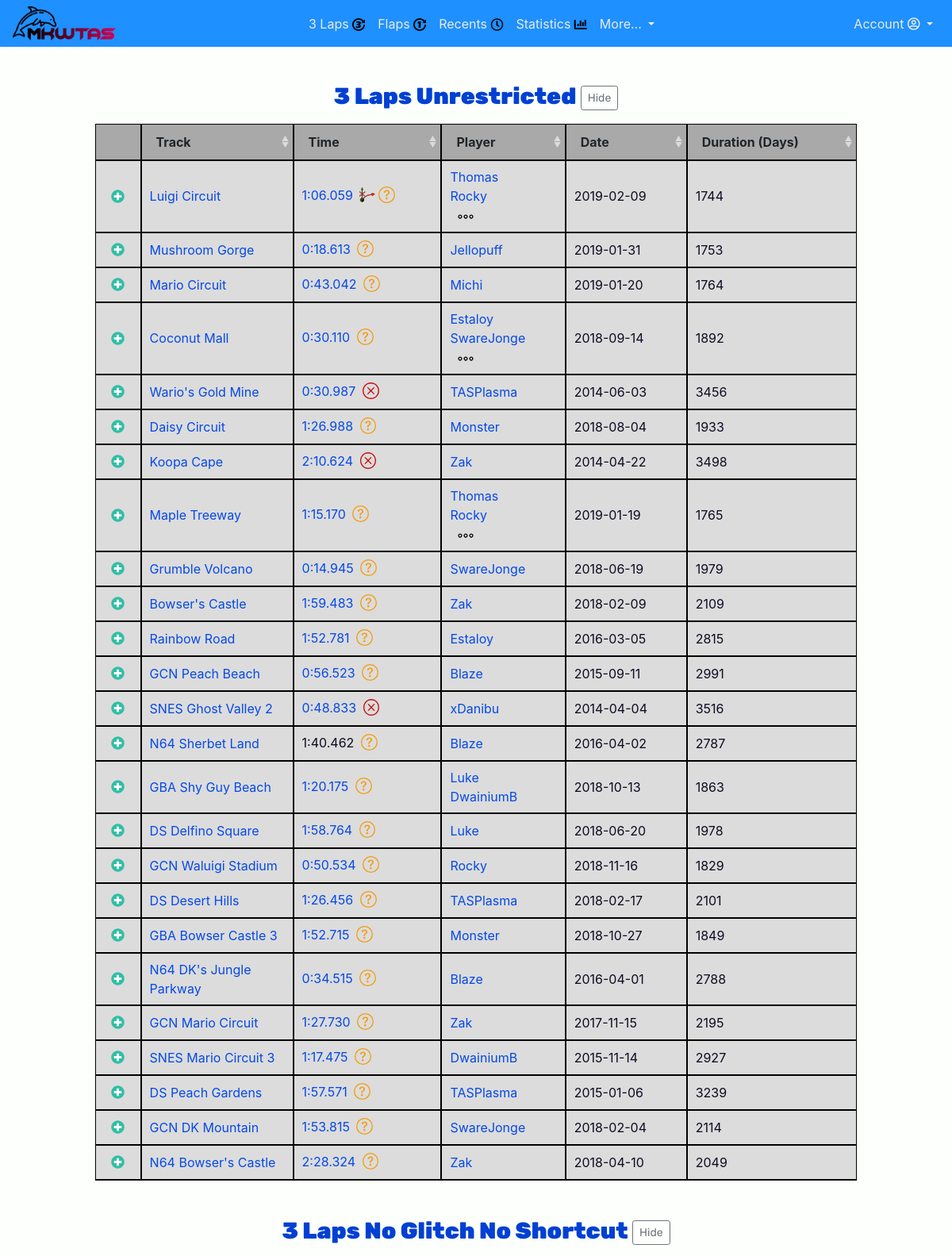
The app's page /3laps.php (upper part) with its own data.
### tables this page shows
CREATE TABLE `track` (
  `id_track` int(11) NOT NULL,
  `name_track` varchar(30) NOT NULL
);

CREATE TABLE `player` (
  `id_player` int(11) NOT NULL,
  `name_player` varchar(16) NOT NULL,
  `country` varchar(2) NOT NULL DEFAULT '00'
);

### php_scripts/authentication/functions.php (called while the page is built, shortened)
<?php
function isUserAdmin(){
    if(isset($_SESSION['user_id'])){
        return (array_key_exists($_SESSION['user_id'], DISCORD_ADMINS));
    } else{
        return false;
    }
}
?>

### php_scripts/db_requests.php (called while the page is built, shortened)
<?php
$getBktFromCategory = $bdd->prepare('SELECT *
,RIGHT(duree, LENGTH(duree) - 4) AS time_record
,(
	SELECT RIGHT(TIMEDIFF(r.time_record, b.duree), LENGTH(b.duree) - 4)
	FROM record r
	WHERE b.duree < r.time_record
		AND r.type_record = b.type_record
		AND r.id_track = b.id_track
	ORDER BY r.time_record ASC limit 1
	) cut
,(
	SELECT r.link
	FROM record r
	WHERE b.duree < r.time_record
		AND r.type_record = b.type_record
		AND r.id_track = b.id_track
	ORDER BY r.time_record ASC limit 1
	) prev_lien
FROM (
SELECT RIGHT(lap1, LENGTH(lap1) - 6) AS lap1
	,RIGHT(lap2, LENGTH(lap2) - 6) AS lap2
	,RIGHT(lap3, LENGTH(lap3) - 6) AS lap3
	,name_track
	,time_record AS duree
	,date_record
	,DATEDIFF(CURRENT_DATE (), date_record) AS duration
	,type_record
	,link
	,charac
	,date_option
	,flap_no_bkt
	,vehicle
	,is_supergrind
	,r.id_track
	,r.id_tag
	,rt.NAME AS tag_name
	,r.id_record AS id_record
FROM record AS r
INNER JOIN record_with_players AS p ON r.id_record = p.id_record
INNER JOIN player AS j ON p.id_player = j.id_player
INNER JOIN track AS c ON r.id_track = c.id_track
INNER JOIN record_tags AS rt ON r.id_tag = rt.id_record_tags
INNER JOIN (
	SELECT MIN(time_record) AS best_temps
	FROM record AS re
	WHERE type_record = ?
	GROUP BY re.id_track
	) r ON time_record = r.best_temps
WHERE type_record = ?
GROUP BY c.id_track
ORDER BY c.id_track
) b
');
$getPlayersFromTAS = $bdd->prepare('SELECT name_player
FROM player AS j
INNER JOIN record_with_players AS p ON j.id_player = p.id_player
WHERE id_record IN (
		SELECT id_record
		FROM record_with_players
		WHERE id_record = ?
		)
');

### php_includes/imports.php (called while the page is built, shortened)
<?php
require "constant.php";
require PHP_SCRIPTS . "db_requests.php";
require AUTHENT_SCRIPTS . "functions.php";
?>

### php_includes/constant.php (called while the page is built, shortened)
<?php
$unverifiedDesc = "This run is unconfirmed to sync on a console.";
$invalidDesc = "This run does not sync on a console.";

### php_includes/templates/cells/tempPlayers.php (the view)
<td>
    <div class="read-more overflow-hidden">
        <?php
        $getPlayersFromTAS->execute(array($data['id_record']));
        while ($data2 = $getPlayersFromTAS->fetch()) {
            echo "<a href=player.php?name=" . str_replace(' ', '_', $data2['name_player']) . ">" . $data2['name_player'] . "</a></br>";
        }
        ?>
    </div>
</td>

### router.php
<?php
$viewsFolder = "views/";
$url = $_GET['url'];
$url = rtrim($url, '/');
$url = filter_var($url, FILTER_SANITIZE_URL);
$routeRedirect = $viewsFolder . $url;
if(file_exists($routeRedirect)){
    REQUIRE __DIR__ . "/" . $routeRedirect;
} elseif(file_exists($routeRedirect . ".php")) {
    REQUIRE __DIR__ . "/" . $routeRedirect . ".php";
} else {
    REQUIRE __DIR__ . "/" . $viewsFolder . "menu.php";
}

### views/3laps.php (shortened to what this page needs)
<!DOCTYPE html>
<html lang="en">
<?php
include 'php_includes/imports.php';
includeHeader(array(
    'description' => "Discover current best know times in Mario Kart Wii TAS (3 Laps).",
    'title' => "3 Laps TAS - mkwtas"
));
?>
<body>
    <main>
        <?php include 'php_includes/nav.php' ?>
        <div class="main-container">
            <section class="mx-auto tab-container padding-horizontal-container">
                <div class="d-lg-flex justify-content-lg-start align-items-lg-start justify-content-xl-start record-table">
                    <table class="detailRow table table-sm data-table">
                        <caption class="text-center">3 Laps Unrestricted <button type="button" class="btn btn-outline-secondary btn-sm collapsible" onclick="collapseTable(this, 1)">Hide</button></caption>
                        <?php include TEMP_THEAD . 'classic.php' ?>
                        <tbody class="tab1">
                            <?php
                            $getBktFromCategory->execute(array($arrayTextToCategory['classic'], $arrayTextToCategory['classic']));
                            while ($data = $getBktFromCategory->fetch()) {
                            ?>
                                <tr>
                                    <td data-table-type="<?php echo TableType::Classic ?>"></td>
                                    <?php include TEMP_CELLS . 'tempTrack.php' ?>
                                    <?php include TEMP_CELLS . 'tempTime.php' ?>
                                    <?php include TEMP_CELLS . 'tempPlayers.php' ?>
                                    <?php include TEMP_CELLS . 'tempDate.php' ?>
                                    <?php include TEMP_CELLS . 'tempDuration.php' ?>
                                </tr>
                            <?php
                            }
                            ?>
                        </tbody>
                    </table>
                </div>
            </section>
            <section class="mx-auto tab-container padding-horizontal-container">
                <div class="d-lg-flex justify-content-lg-start align-items-lg-start justify-content-xl-start record-table">
                    <table class=" detailRow table table-sm data-table">
                        <caption class="text-center">3 Laps No Glitch No Shortcut <button type="button" class="btn btn-outline-secondary btn-sm collapsible" onclick="collapseTable(this, 2)">Hide</button></caption>
                        <?php include TEMP_THEAD . 'classic.php' ?>
                            <?php
                            $getBktFromCategory->execute(array($arrayTextToCategory['classicNoGlitch'], $arrayTextToCategory['classicNoGlitch']));
                            while ($data = $getBktFromCategory->fetch()) {
                            ?>
                                    <?php include TEMP_CELLS . 'tempTrack.php' ?>
                                    <?php include TEMP_CELLS . 'tempTime.php' ?>
                                    <?php include TEMP_CELLS . 'tempPlayers.php' ?>
                                    <?php include TEMP_CELLS . 'tempDate.php' ?>
                                    <?php include TEMP_CELLS . 'tempDuration.php' ?>
                            <?php
                            }
                            ?>
                    </table>
                </div>
            </section>
                        <?php include TEMP_THEAD . 'classic.php' ?>
                            <?php
                            $getBktFromCategory->execute(array($arrayTextToCategory['classicNoUltra'], $arrayTextToCategory['classicNoUltra']));
                            while ($data = $getBktFromCategory->fetch()) {
                            ?>
                                    <?php include TEMP_CELLS . 'tempTrack.php' ?>
                                    <?php include TEMP_CELLS . 'tempTime.php' ?>
                                    <?php include TEMP_CELLS . 'tempPlayers.php' ?>
                                    <?php include TEMP_CELLS . 'tempDate.php' ?>
                                    <?php include TEMP_CELLS . 'tempDuration.php' ?>
                            <?php
                            }
                            ?>
        </div>
    </main>
</body>
</html>

### php_includes/head.php (shortened to what this page needs)
<head>
    <link rel="stylesheet" href="libs/bootstrap/css/bootstrap.min.css">
    <link rel="stylesheet" href="libs/datatables/css/jquery.dataTables.min.css">
    <link rel="stylesheet" href="libs/datepicker/css/datepicker.min.css">
    <link rel="stylesheet" href="libs/yadcf/css/jquery.dataTables.yadcf.min.css">
    <link rel="stylesheet" href="assets/fontawesome/css/all.css">
    <link rel="stylesheet" href="css/styles.css">
</head>

### php_includes/nav.php (shortened to what this page needs)
<nav class="navbar fixed-top navbar-expand-md main-nav">
    <a href="menu.php"><img src="assets/img/logoNew.png" alt="Site logo" width="130px"></a>
    <div class="collapse navbar-collapse" id="navbarNavDropdown">
        <ul class="navbar-nav navbar-nav-menus">
            <li class="nav-item">
                <a class="nav-link nav_link_main_nav" href="3laps.php">3 Laps
                    <span id="icon_3laps" class="nav-icon"></span>
                </a>
            </li>
            <li class="nav-item">
                <a class="nav-link nav_link_main_nav" href="flaps.php">Flaps
                    <span id="icon_flaps" class="nav-icon"></span>
                </a>
            </li>
            <li class="nav-item">
                <a class="nav-link nav_link_main_nav" href="all.php">Recents
                    <i class="far fa-clock nav-icon"></i>
                </a>
            </li>
            <li class="nav-item">
                <a class="nav-link nav_link_main_nav" href="stats.php">Statistics
                    <i class="fas fa-chart-bar nav-icon"></i>
                </a>
            </li>
            <li class="nav-item dropdown">
                <a class="nav-link nav_link_main_nav dropdown-toggle" href="#" id="navbarDropdownMenuLink" data-toggle="dropdown" aria-haspopup="true" aria-expanded="false">
                    More...
                </a>
            </li>
        </ul>
        <?php
        if (isUserAdmin()) { ?>
            <ul class="navbar-nav">
                <li class="nav-item dropdown">
                    <a class="nav-link nav_link_main_nav dropdown-toggle" href="#" id="navbarDropdownAccountLink" data-toggle="dropdown" aria-haspopup="true" aria-expanded="false">
                        <span id="username-overflow"><?php echo $_SESSION['username'] ?></span>
                        <img class="rounded" width="30px" src="https://cdn.discordapp.com/avatars/<?php $extention = is_animated($_SESSION['user_avatar']);
                                                                                                    echo $_SESSION['user_id'] . "/" . $_SESSION['user_avatar'] . $extention; ?>" />
                    </a>
                    <div class="dropdown-menu dropdown-menu-right" aria-labelledby="navbarDropdownAccountLink">
                        <a class="dropdown-item" href="addTas.php">Add TAS <i class="fas fa-plus-circle"></i></a>
                        <a class="dropdown-item" href="addPlayer.php">Add Player <i class="fas fa-user"></i></a>
                        <a class="dropdown-item" href="php_scripts/authentication/logout.php">Logout <i class="fas fa-sign-out-alt"></i></a>
                    </div>
                </li>
            </ul>
        <?php } else { ?>
            <ul class="navbar-nav">
                <li class="nav-item dropdown">
                    <a class="nav-link nav_link_main_nav dropdown-toggle" href="#" id="navbarDropdownAccountLink" data-toggle="dropdown" aria-haspopup="true" aria-expanded="false">
                        Account <i class="far fa-user-circle"></i>
                    </a>
                </li>
            </ul>
        <?php } ?>
    </div>
</nav>

### php_includes/templates/thead/classic.php (shortened to what this page needs)
<thead>
    <tr class='border-primary'>
        <th></th>
        <th>Track</th>
        <th>Time</th>
        <th>Player</th>
        <th>Date</th>
        <th>Duration (Days)</th>
    </tr>
</thead>

### php_includes/templates/cells/tempTrack.php
<td>
    <?php
    echo "<a href=track.php?name=" . str_replace(' ', '_', $data['name_track']) . "#" . $data['type_record'] . ">" . $data['name_track'] . "</a>";
    ?>
</td>

### php_includes/templates/cells/tempTime.php (shortened to what this page needs)
<td>
    <?php
    if ($data['link'] == '') {
        echo $data['time_record'];
    } else {
        echo "<a href=" . $data['link'] . " target='_blank' rel='noopener'>" . $data['time_record'];
    }
    ?></a>
    <?php
    if ($data['is_supergrind'] == 1) {
        displaySuperGrind();
    }
    if ($data['id_tag'] == 2) {
        echo '<span class="icon-zoom mb-1 ml-1 record_tag_' . $data['tag_name'] . '" data-toggle="popover" tabindex="0" data-trigger="focus" data-content="' . $unverifiedDesc . '" title="' . $data['tag_name'] . '"></span>';
    } elseif ($data['id_tag'] == 3) {
        echo '<span class="icon-zoom mb-1 ml-1 record_tag_' . $data['tag_name'] . '" data-toggle="popover" tabindex="0" data-trigger="focus" data-content="' . $invalidDesc . '" title="' . $data['tag_name'] . '"></span>';
    }
    ?>
</td>

### php_includes/utils.php (shortened to what this page needs)
<?php
function includeHeader($variables) {
    include(PHP_INCLUDES . "head.php");
}
function displaySuperGrind()
{
	echo "<img class='icon-zoom mb-1 ml-1' src='assets/img/supergrind.png' width='20px' data-toggle=\"popover\" tabindex='0' data-trigger='focus' data-content='This run utilises a type of rapid-fire hop exploit called supergrinding, which allows you to lose traction with the ground and build up speed.' title=\"Supergrind\">";
}
?>

### php_includes/templates/cells/tempDate.php
<td><?php
    if (!isset($data['date_record'])) {
        echo "N/A";
    } elseif (isset($data['date_option'])) {
        echo $data['date_option'];
    } else {
        echo $data['date_record'];
    }
    ?>
</td>

### php_includes/templates/cells/tempDuration.php
<td>
    <?php
    if (isset($data['date_option'])) {
        echo "<span class='approx' data-toggle='tooltip' title='Approximate duration '>" . $data['duration'] . "</span>";
    } else {
        echo $data['duration'];
    }
    ?>
</td>

### css/styles.css (style rules this page uses)
body { background-color: #FDFFFC; padding-top: 58px; }
tbody { color: #0e0b21; }
a { color: #0549e7; }
.main-nav { background-color: #1e90ff; }
.main-nav .navbar-nav .nav_link_main_nav { color: #EBEBEB; }
td.details-control { background: url(../assets/img/svg/green-plus.svg) no-repeat center center; background-size: 30%; cursor: pointer; }
table.dataTable tbody td { vertical-align: middle; }
.table.dataTable tbody tr { background-color: #dcdcdc; }
.table thead { background-color: #a9a9a9; }
.table { background-color: #dcdcdc; }
.table td { border: black solid 1.1px !important; }
.table th { border: black solid 1.1px !important; }
.record_tag_Unverified { background-image: url(../assets/img/svg/record_tag_unverified.svg); display: inline-block; width: 1.3em; height: 1.3em; vertical-align: middle; background-size: 100% 100%; }
.record_tag_Invalid { background-image: url(../assets/img/svg/record_tag_invalid.svg); display: inline-block; width: 1.3em; height: 1.3em; vertical-align: middle; background-size: 100% 100%; }
.tab-container { margin: auto; width: 80%; padding-top: 30px; }
.record-table { width: 100%; }
caption { caption-side: top; font-size: 29px; font-family: 'Rubik', sans-serif; font-weight: 900; color: #0040d3; }
#icon_3laps { background-image: url(../assets/img/svg/3laps.svg); }
#icon_flaps { background-image: url(../assets/img/svg/flap.svg); }
.nav-icon { display: inline-block; width: 1em; height: 1em; vertical-align: middle; background-size: 100% 100%; color: #000; }
@media (min-width: 767px) { .navbar-nav-menus { position: relative; margin:0 auto; } }

### records on screen
track: name_track "Luigi Circuit", time_record "1:06.059", date_record "2019-02-09", duration "1744"
player: name_player "Thomas"
player: name_player "Rocky"
track: name_track "Mushroom Gorge", time_record "0:18.613", date_record "2019-01-31", duration "1753"
player: name_player "Jellopuff"
track: name_track "Mario Circuit", time_record "0:43.042", date_record "2019-01-20", duration "1764"
player: name_player "Michi"
track: name_track "Coconut Mall", time_record "0:30.110", date_record "2018-09-14", duration "1892"
player: name_player "Estaloy"
player: name_player "SwareJonge"
track: name_track "Wario's Gold Mine", time_record "0:30.987", date_record "2014-06-03", duration "3456"
player: name_player "TASPlasma"
track: name_track "Daisy Circuit", time_record "1:26.988", date_record "2018-08-04", duration "1933"
player: name_player "Monster"
track: name_track "Koopa Cape", time_record "2:10.624", date_record "2014-04-22", duration "3498"
player: name_player "Zak"
track: name_track "Maple Treeway", time_record "1:15.170", date_record "2019-01-19", duration "1765"
track: name_track "Grumble Volcano", time_record "0:14.945", date_record "2018-06-19", duration "1979"
track: name_track "Bowser's Castle", time_record "1:59.483", date_record "2018-02-09", duration "2109"
track: name_track "Rainbow Road", time_record "1:52.781", date_record "2016-03-05", duration "2815"
track: name_track "GCN Peach Beach", time_record "0:56.523", date_record "2015-09-11", duration "2991"
player: name_player "Blaze"
track: name_track "SNES Ghost Valley 2", time_record "0:48.833", date_record "2014-04-04", duration "3516"
player: name_player "xDanibu"
track: name_track "N64 Sherbet Land", time_record "1:40.462", date_record "2016-04-02", duration "2787"
track: name_track "GBA Shy Guy Beach", time_record "1:20.175", date_record "2018-10-13", duration "1863"
player: name_player "Luke"
player: name_player "DwainiumB"
track: name_track "DS Delfino Square", time_record "1:58.764", date_record "2018-06-20", duration "1978"
track: name_track "GCN Waluigi Stadium", time_record "0:50.534", date_record "2018-11-16", duration "1829"
track: name_track "DS Desert Hills", time_record "1:26.456", date_record "2018-02-17", duration "2101"
track: name_track "GBA Bowser Castle 3", time_record "1:52.715", date_record "2018-10-27", duration "1849"
track: name_track "N64 DK's Jungle Parkway", time_record "0:34.515", date_record "2016-04-01", duration "2788"
track: name_track "GCN Mario Circuit", time_record "1:27.730", date_record "2017-11-15", duration "2195"
track: name_track "SNES Mario Circuit 3", time_record "1:17.475", date_record "2015-11-14", duration "2927"
track: name_track "DS Peach Gardens", time_record "1:57.571", date_record "2015-01-06", duration "3239"
track: name_track "GCN DK Mountain", time_record "1:53.815", date_record "2018-02-04", duration "2114"
track: name_track "N64 Bowser's Castle", time_record "2:28.324", date_record "2018-04-10", duration "2049"
